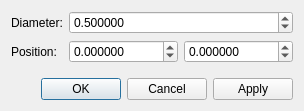
<?xml version="1.0" encoding="UTF-8"?>
<ui version="4.0">
 <class>librepcb::HolePropertiesDialog</class>
 <widget class="QDialog" name="librepcb::HolePropertiesDialog">
  <property name="geometry">
   <rect>
    <x>0</x>
    <y>0</y>
    <width>304</width>
    <height>111</height>
   </rect>
  </property>
  <property name="windowTitle">
   <string>Hole Properties</string>
  </property>
  <layout class="QVBoxLayout" name="verticalLayout">
   <item>
    <layout class="QFormLayout" name="formLayout">
     <item row="0" column="0">
      <widget class="QLabel" name="label_6">
       <property name="text">
        <string>Diameter:</string>
       </property>
      </widget>
     </item>
     <item row="0" column="1">
      <widget class="QDoubleSpinBox" name="spbDiameter">
       <property name="decimals">
        <number>6</number>
       </property>
       <property name="minimum">
        <double>0.000100000000000</double>
       </property>
       <property name="maximum">
        <double>999.000000000000000</double>
       </property>
       <property name="singleStep">
        <double>0.100000000000000</double>
       </property>
       <property name="value">
        <double>0.500000000000000</double>
       </property>
      </widget>
     </item>
     <item row="1" column="0">
      <widget class="QLabel" name="label_4">
       <property name="text">
        <string>Position:</string>
       </property>
      </widget>
     </item>
     <item row="1" column="1">
      <layout class="QHBoxLayout" name="horizontalLayout">
       <item>
        <widget class="QDoubleSpinBox" name="spbPosX">
         <property name="decimals">
          <number>6</number>
         </property>
         <property name="minimum">
          <double>-9999.000000000000000</double>
         </property>
         <property name="maximum">
          <double>9999.000000000000000</double>
         </property>
         <property name="singleStep">
          <double>2.540000000000000</double>
         </property>
        </widget>
       </item>
       <item>
        <widget class="QDoubleSpinBox" name="spbPosY">
         <property name="decimals">
          <number>6</number>
         </property>
         <property name="minimum">
          <double>-9999.000000000000000</double>
         </property>
         <property name="maximum">
          <double>9999.000000000000000</double>
         </property>
         <property name="singleStep">
          <double>2.540000000000000</double>
         </property>
        </widget>
       </item>
      </layout>
     </item>
    </layout>
   </item>
   <item>
    <widget class="QDialogButtonBox" name="buttonBox">
     <property name="orientation">
      <enum>Qt::Horizontal</enum>
     </property>
     <property name="standardButtons">
      <set>QDialogButtonBox::Apply|QDialogButtonBox::Cancel|QDialogButtonBox::Ok</set>
     </property>
    </widget>
   </item>
  </layout>
 </widget>
 <resources/>
 <connections/>
</ui>
